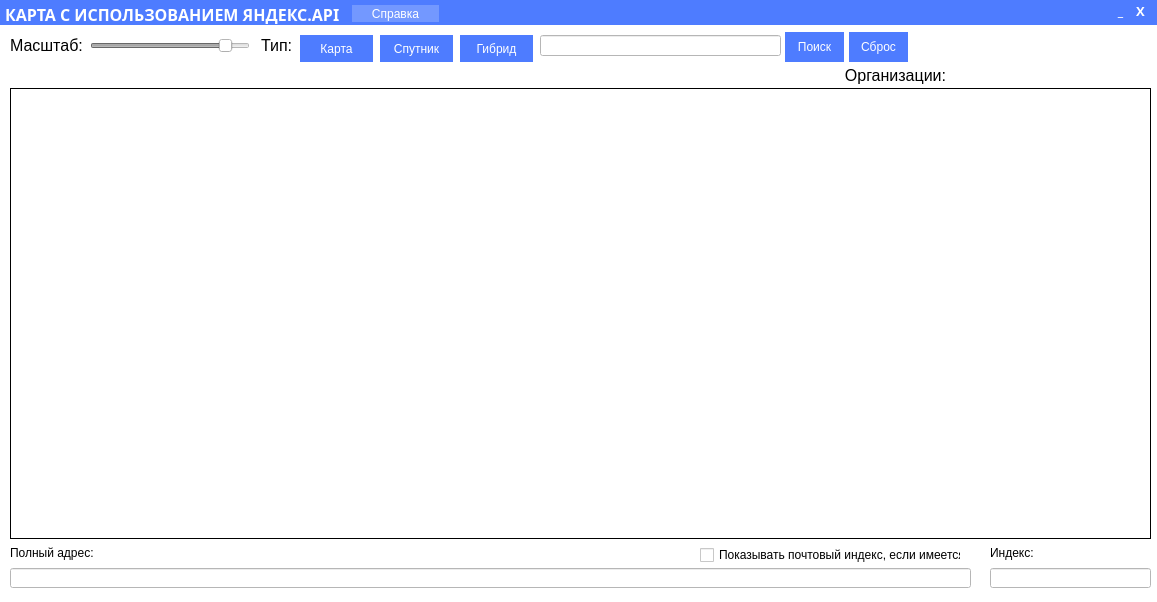
<?xml version="1.0" encoding="UTF-8"?>
<ui version="4.0">
 <class>MainWindow</class>
 <widget class="QMainWindow" name="MainWindow">
  <property name="geometry">
   <rect>
    <x>0</x>
    <y>0</y>
    <width>1157</width>
    <height>602</height>
   </rect>
  </property>
  <property name="windowTitle">
   <string>Yandex.api Map</string>
  </property>
  <property name="windowIcon">
   <iconset>
    <normaloff>icon_100x100.ico</normaloff>icon_100x100.ico</iconset>
  </property>
  <widget class="QWidget" name="centralwidget">
   <property name="styleSheet">
    <string notr="true">QWidget {
	background-color: #FFF;
}</string>
   </property>
   <widget class="QGroupBox" name="groupBox_main">
    <property name="geometry">
     <rect>
      <x>0</x>
      <y>25</y>
      <width>1161</width>
      <height>621</height>
     </rect>
    </property>
    <property name="styleSheet">
     <string notr="true">QGroupBox {
	color: white;
	border: 0px;
	background-color: #FFF;

}</string>
    </property>
    <property name="title">
     <string/>
    </property>
    <widget class="QStackedWidget" name="stackedWidget">
     <property name="geometry">
      <rect>
       <x>10</x>
       <y>63</y>
       <width>1141</width>
       <height>451</height>
      </rect>
     </property>
     <property name="styleSheet">
      <string notr="true">QStackedWidget {
	background-color: #FFF;
	border: 1px solid black;
}</string>
     </property>
     <property name="currentIndex">
      <number>0</number>
     </property>
     <widget class="QWidget" name="page1">
      <widget class="QLabel" name="label">
       <property name="geometry">
        <rect>
         <x>0</x>
         <y>0</y>
         <width>601</width>
         <height>451</height>
        </rect>
       </property>
       <property name="text">
        <string/>
       </property>
       <property name="pixmap">
        <pixmap>sources/map.png</pixmap>
       </property>
      </widget>
      <widget class="QTextEdit" name="textEdit_business">
       <property name="geometry">
        <rect>
         <x>610</x>
         <y>10</y>
         <width>521</width>
         <height>431</height>
        </rect>
       </property>
       <property name="focusPolicy">
        <enum>Qt::NoFocus</enum>
       </property>
       <property name="styleSheet">
        <string notr="true">QTextEdit {
	border: 0px;
	background-color: rgba(255, 255, 255, 0);
	selection-background-color: rgb(212, 212, 255);
}
QScrollBar:vertical {
     border: 2px solid rgba(170, 170, 255, 130);
     background-color: rgba(255, 255, 255, 0);
     width: 15px;
     margin: 0px 0 0px 0;
 }
 QScrollBar::handle:vertical {
     background: #87a7ff;
     min-height: 20px;
 }


 QScrollBar::sub-line:vertical {
     border: 0px;
     background-color: rgba(255, 255, 255, 0);
 }
 QScrollBar::add-line:vertical {
     border: 0px;
     background-color: rgba(255, 255, 255, 0);
 }
 QScrollBar::add-page:vertical, QScrollBar::sub-page:vertical {
     background: none;
 }
</string>
       </property>
       <property name="html">
        <string>&lt;!DOCTYPE HTML PUBLIC &quot;-//W3C//DTD HTML 4.0//EN&quot; &quot;http://www.w3.org/TR/REC-html40/strict.dtd&quot;&gt;
&lt;html&gt;&lt;head&gt;&lt;meta name=&quot;qrichtext&quot; content=&quot;1&quot; /&gt;&lt;style type=&quot;text/css&quot;&gt;
p, li { white-space: pre-wrap; }
&lt;/style&gt;&lt;/head&gt;&lt;body style=&quot; font-family:'MS Shell Dlg 2'; font-size:8.25pt; font-weight:400; font-style:normal;&quot;&gt;
&lt;p style=&quot;-qt-paragraph-type:empty; margin-top:0px; margin-bottom:0px; margin-left:0px; margin-right:0px; -qt-block-indent:0; text-indent:0px;&quot;&gt;&lt;br /&gt;&lt;/p&gt;&lt;/body&gt;&lt;/html&gt;</string>
       </property>
      </widget>
     </widget>
    </widget>
    <widget class="QSlider" name="horizontalSlider_size">
     <property name="enabled">
      <bool>false</bool>
     </property>
     <property name="geometry">
      <rect>
       <x>90</x>
       <y>10</y>
       <width>160</width>
       <height>22</height>
      </rect>
     </property>
     <property name="styleSheet">
      <string notr="true"/>
     </property>
     <property name="minimum">
      <number>0</number>
     </property>
     <property name="maximum">
      <number>17</number>
     </property>
     <property name="pageStep">
      <number>1</number>
     </property>
     <property name="value">
      <number>15</number>
     </property>
     <property name="orientation">
      <enum>Qt::Horizontal</enum>
     </property>
    </widget>
    <widget class="QLabel" name="label_2">
     <property name="geometry">
      <rect>
       <x>10</x>
       <y>10</y>
       <width>81</width>
       <height>21</height>
      </rect>
     </property>
     <property name="styleSheet">
      <string notr="true">QLabel {
	color: rgb(0, 0, 0);
	background-color: rgba(255, 255, 255, 0);
}</string>
     </property>
     <property name="text">
      <string>&lt;html&gt;&lt;head/&gt;&lt;body&gt;&lt;p&gt;&lt;span style=&quot; font-size:12pt;&quot;&gt;Масштаб:&lt;/span&gt;&lt;/p&gt;&lt;/body&gt;&lt;/html&gt;</string>
     </property>
    </widget>
    <widget class="QLabel" name="label_4">
     <property name="geometry">
      <rect>
       <x>261</x>
       <y>10</y>
       <width>41</width>
       <height>21</height>
      </rect>
     </property>
     <property name="styleSheet">
      <string notr="true">QLabel {
	color: rgb(0, 0, 0);
	background-color: rgba(255, 255, 255, 0);
}</string>
     </property>
     <property name="text">
      <string>&lt;html&gt;&lt;head/&gt;&lt;body&gt;&lt;p&gt;&lt;span style=&quot; font-size:12pt;&quot;&gt;Тип:&lt;/span&gt;&lt;/p&gt;&lt;/body&gt;&lt;/html&gt;</string>
     </property>
    </widget>
    <widget class="QLineEdit" name="lineEdit_findName">
     <property name="enabled">
      <bool>true</bool>
     </property>
     <property name="geometry">
      <rect>
       <x>540</x>
       <y>10</y>
       <width>241</width>
       <height>21</height>
      </rect>
     </property>
     <property name="focusPolicy">
      <enum>Qt::ClickFocus</enum>
     </property>
    </widget>
    <widget class="QPushButton" name="pushButton_find">
     <property name="geometry">
      <rect>
       <x>785</x>
       <y>7</y>
       <width>59</width>
       <height>30</height>
      </rect>
     </property>
     <property name="styleSheet">
      <string notr="true">QPushButton {
	border: 2px solid rgb(78, 124, 255);
	color: white;
	background-color: rgb(78, 124, 255);
}
QPushButton:pressed {
	background-color: rgb(68, 109, 223);
}</string>
     </property>
     <property name="text">
      <string>Поиск</string>
     </property>
    </widget>
    <widget class="QPushButton" name="pushButton_page1">
     <property name="enabled">
      <bool>true</bool>
     </property>
     <property name="geometry">
      <rect>
       <x>300</x>
       <y>10</y>
       <width>73</width>
       <height>27</height>
      </rect>
     </property>
     <property name="styleSheet">
      <string notr="true">QPushButton {
	border: 2px solid rgb(78, 124, 255);
	color: white;
	background-color: rgb(78, 124, 255);
}
QPushButton:pressed {
	background-color: rgb(68, 109, 223);
}</string>
     </property>
     <property name="text">
      <string>Карта</string>
     </property>
    </widget>
    <widget class="QPushButton" name="pushButton_page2">
     <property name="geometry">
      <rect>
       <x>380</x>
       <y>10</y>
       <width>73</width>
       <height>27</height>
      </rect>
     </property>
     <property name="styleSheet">
      <string notr="true">QPushButton {
	border: 2px solid rgb(78, 124, 255);
	color: white;
	background-color: rgb(78, 124, 255);
}
QPushButton:pressed {
	background-color: rgb(68, 109, 223);
}</string>
     </property>
     <property name="text">
      <string>Спутник</string>
     </property>
    </widget>
    <widget class="QPushButton" name="pushButton_page3">
     <property name="geometry">
      <rect>
       <x>460</x>
       <y>10</y>
       <width>73</width>
       <height>27</height>
      </rect>
     </property>
     <property name="styleSheet">
      <string notr="true">QPushButton {
	border: 2px solid rgb(78, 124, 255);
	color: white;
	background-color: rgb(78, 124, 255);
}
QPushButton:pressed {
	background-color: rgb(68, 109, 223);
}</string>
     </property>
     <property name="text">
      <string>Гибрид</string>
     </property>
    </widget>
    <widget class="QLineEdit" name="lineEdit_fullAddress">
     <property name="enabled">
      <bool>true</bool>
     </property>
     <property name="geometry">
      <rect>
       <x>10</x>
       <y>543</y>
       <width>961</width>
       <height>20</height>
      </rect>
     </property>
     <property name="readOnly">
      <bool>true</bool>
     </property>
    </widget>
    <widget class="QLabel" name="label_3">
     <property name="geometry">
      <rect>
       <x>10</x>
       <y>520</y>
       <width>161</width>
       <height>16</height>
      </rect>
     </property>
     <property name="text">
      <string>Полный адрес:</string>
     </property>
    </widget>
    <widget class="QCheckBox" name="checkBox">
     <property name="enabled">
      <bool>true</bool>
     </property>
     <property name="geometry">
      <rect>
       <x>700</x>
       <y>520</y>
       <width>261</width>
       <height>20</height>
      </rect>
     </property>
     <property name="text">
      <string>Показывать почтовый индекс, если имеется</string>
     </property>
    </widget>
    <widget class="QLabel" name="label_5">
     <property name="geometry">
      <rect>
       <x>990</x>
       <y>520</y>
       <width>71</width>
       <height>16</height>
      </rect>
     </property>
     <property name="text">
      <string>Индекс:</string>
     </property>
    </widget>
    <widget class="QLineEdit" name="lineEdit_index">
     <property name="enabled">
      <bool>true</bool>
     </property>
     <property name="geometry">
      <rect>
       <x>990</x>
       <y>543</y>
       <width>161</width>
       <height>20</height>
      </rect>
     </property>
     <property name="readOnly">
      <bool>true</bool>
     </property>
    </widget>
    <widget class="QPushButton" name="pushButton_delete">
     <property name="geometry">
      <rect>
       <x>849</x>
       <y>7</y>
       <width>59</width>
       <height>30</height>
      </rect>
     </property>
     <property name="styleSheet">
      <string notr="true">QPushButton {
	border: 2px solid rgb(78, 124, 255);
	color: white;
	background-color: rgb(78, 124, 255);
}
QPushButton:pressed {
	background-color: rgb(68, 109, 223);
}</string>
     </property>
     <property name="text">
      <string>Сброс</string>
     </property>
    </widget>
    <widget class="QLabel" name="label_error">
     <property name="geometry">
      <rect>
       <x>950</x>
       <y>10</y>
       <width>151</width>
       <height>21</height>
      </rect>
     </property>
     <property name="styleSheet">
      <string notr="true">QLabel:{
	background-color: rgba(255, 255, 255, 0);
	alternate-background-color:  rgba(255, 255, 255, 0);
}</string>
     </property>
     <property name="text">
      <string>&lt;html&gt;&lt;head/&gt;&lt;body&gt;&lt;p&gt;&lt;br/&gt;&lt;/p&gt;&lt;/body&gt;&lt;/html&gt;</string>
     </property>
    </widget>
    <widget class="QLabel" name="label_buisness">
     <property name="geometry">
      <rect>
       <x>810</x>
       <y>40</y>
       <width>171</width>
       <height>21</height>
      </rect>
     </property>
     <property name="styleSheet">
      <string notr="true">QLavel{
	background: rgba(255, 255, 255, 0);
}</string>
     </property>
     <property name="text">
      <string>&lt;html&gt;&lt;head/&gt;&lt;body&gt;&lt;p align=&quot;center&quot;&gt;&lt;span style=&quot; font-size:12pt;&quot;&gt;Организации:&lt;/span&gt;&lt;/p&gt;&lt;/body&gt;&lt;/html&gt;</string>
     </property>
    </widget>
   </widget>
   <widget class="QGroupBox" name="groupBox_title">
    <property name="geometry">
     <rect>
      <x>0</x>
      <y>0</y>
      <width>1161</width>
      <height>25</height>
     </rect>
    </property>
    <property name="styleSheet">
     <string notr="true">QGroupBox {
	color: white;
	border: 0px;
	background-color:rgb(78, 124, 255)
}</string>
    </property>
    <property name="title">
     <string/>
    </property>
    <widget class="QLabel" name="label_name">
     <property name="geometry">
      <rect>
       <x>5</x>
       <y>3</y>
       <width>341</width>
       <height>21</height>
      </rect>
     </property>
     <property name="font">
      <font>
       <family>Proxima Nova</family>
       <pointsize>12</pointsize>
       <weight>75</weight>
       <bold>true</bold>
      </font>
     </property>
     <property name="styleSheet">
      <string notr="true">QLabel {
	color: #FFF;
	background-color: rgba(255, 255, 255, 0);
}</string>
     </property>
     <property name="text">
      <string>&lt;html&gt;&lt;head/&gt;&lt;body&gt;&lt;p&gt;КАРТА С ИСПОЛЬЗОВАНИЕМ ЯНДЕКС.API&lt;/p&gt;&lt;/body&gt;&lt;/html&gt;</string>
     </property>
    </widget>
    <widget class="QPushButton" name="exitAppButton">
     <property name="geometry">
      <rect>
       <x>1130</x>
       <y>0</y>
       <width>21</width>
       <height>21</height>
      </rect>
     </property>
     <property name="font">
      <font>
       <family>Proxima Nova</family>
       <pointsize>10</pointsize>
       <weight>75</weight>
       <bold>true</bold>
      </font>
     </property>
     <property name="styleSheet">
      <string notr="true">QPushButton {
	border: 0px;
	border-radius: 20px;
	background-color: rgba(255, 255, 255, 0);
	color: #FFF;
}
QPushButton:pressed {
	background-color: rgb(69, 69, 106);
}</string>
     </property>
     <property name="text">
      <string>X</string>
     </property>
    </widget>
    <widget class="QPushButton" name="minimizeButton">
     <property name="geometry">
      <rect>
       <x>1110</x>
       <y>0</y>
       <width>21</width>
       <height>21</height>
      </rect>
     </property>
     <property name="font">
      <font>
       <family>Proxima Nova</family>
       <pointsize>10</pointsize>
       <weight>75</weight>
       <bold>true</bold>
      </font>
     </property>
     <property name="styleSheet">
      <string notr="true">QPushButton {
	border: 0px;
	border-radius: 20px;
	background-color: rgba(255, 255, 255, 0);
	color: #FFF;
}
QPushButton:pressed {
	background-color: rgb(69, 69, 106);
}</string>
     </property>
     <property name="text">
      <string>_</string>
     </property>
    </widget>
    <widget class="QPushButton" name="pushButton_help">
     <property name="enabled">
      <bool>true</bool>
     </property>
     <property name="geometry">
      <rect>
       <x>350</x>
       <y>3</y>
       <width>91</width>
       <height>21</height>
      </rect>
     </property>
     <property name="styleSheet">
      <string notr="true">QPushButton {
	border: 2px solid rgb(78, 124, 255);
	color: white;
	background-color: #7398ff;
}
QPushButton:pressed {
	background-color: rgb(68, 109, 223);
}</string>
     </property>
     <property name="text">
      <string>Справка</string>
     </property>
    </widget>
   </widget>
  </widget>
 </widget>
 <resources/>
 <connections/>
</ui>
